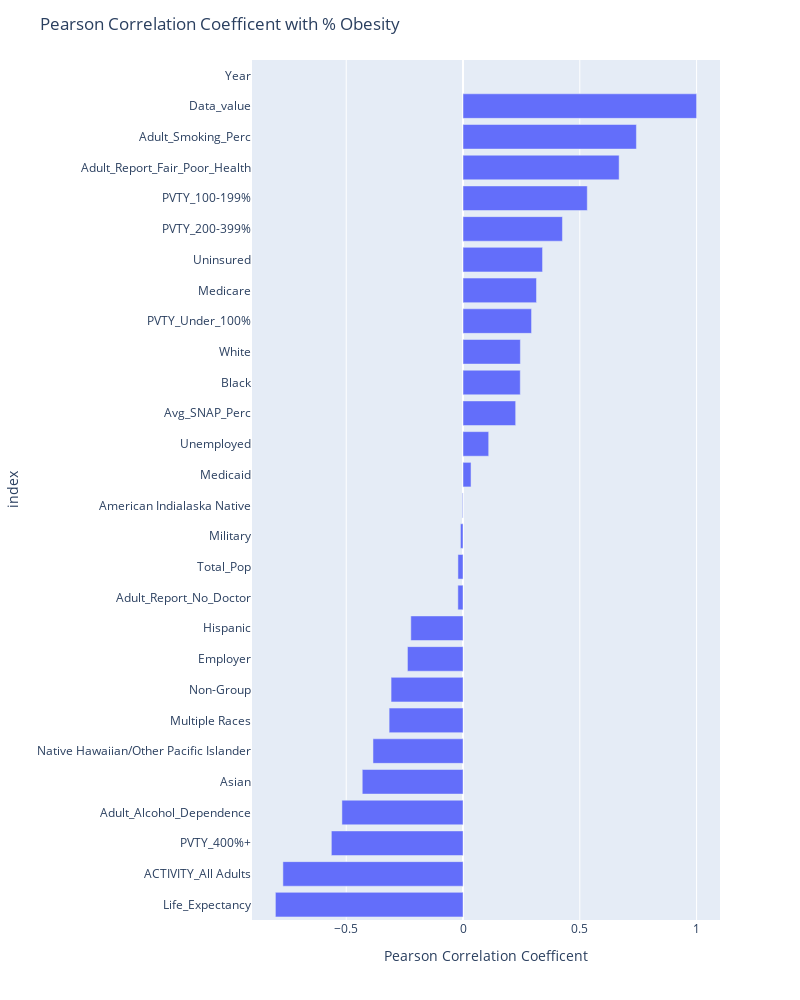

Notebook source saved alongside this figure:
### Markdown cell above
### Correlation Coefficients 

To understand the relative correlation between the additional socioecomic and health data as it relates to the prevelance of obesity a correlation matrix was created.  The results for the correlations with the prevelance of obesity can be seen below.  There were several factors that had strong positive and negative correlations with obesity. Below we will more closely explore some of these relationships.

### Code cell
fig = px.bar(correlation.sort_values(by='Data_value'), x='Data_value')
fig.update_layout(title ='Pearson Correlation Coefficent with % Obesity', xaxis_title ='Pearson Correlation Coefficent', 
                 width =800 ,height =1000)

fig.show()

### Figure 1 — Plotly figure (JSON) as saved in the notebook; plotly's stock layout.template omitted (floating-point values rounded to 4 significant figures)
{"data": [{"alignmentgroup": "True", "hovertemplate": "Data_value=%{x}<br>index=%{y}<extra></extra>", "legendgroup": "", "marker": {"color": "#636efa"}, "name": "", "offsetgroup": "", "orientation": "h", "showlegend": false, "textposition": "auto", "type": "bar", "x": [-0.8033, -0.7711, -0.5637, -0.5185, -0.4314, -0.3854, -0.3164, -0.308, -0.2379, -0.2235, -0.02208, -0.02179, -0.01111, -0.002569, 0.03433, 0.1099, 0.2254, 0.2451, 0.2455, 0.2933, 0.3146, 0.3404, 0.4256, 0.532, 0.6683, 0.7423, 1, null], "xaxis": "x", "y": ["Life_Expectancy", "ACTIVITY_All Adults", "PVTY_400%+", "Adult_Alcohol_Dependence", "Asian", "Native Hawaiian/Other Pacific Islander", "Multiple Races", "Non-Group", "Employer", "Hispanic", "Adult_Report_No_Doctor", "Total_Pop", "Military", "American Indialaska Native", "Medicaid", "Unemployed", "Avg_SNAP_Perc", "Black", "White", "PVTY_Under_100%", "Medicare", "Uninsured", "PVTY_200-399%", "PVTY_100-199%", "Adult_Report_Fair_Poor_Health", "Adult_Smoking_Perc", "Data_value", "Year"], "yaxis": "y"}], "layout": {"barmode": "relative", "height": 1000, "legend": {"tracegroupgap": 0}, "margin": {"t": 60}, "title": {"text": "Pearson Correlation Coefficent with % Obesity"}, "width": 800, "xaxis": {"anchor": "y", "domain": [0, 1], "title": {"text": "Pearson Correlation Coefficent"}}, "yaxis": {"anchor": "x", "domain": [0, 1], "title": {"text": "index"}}}}
